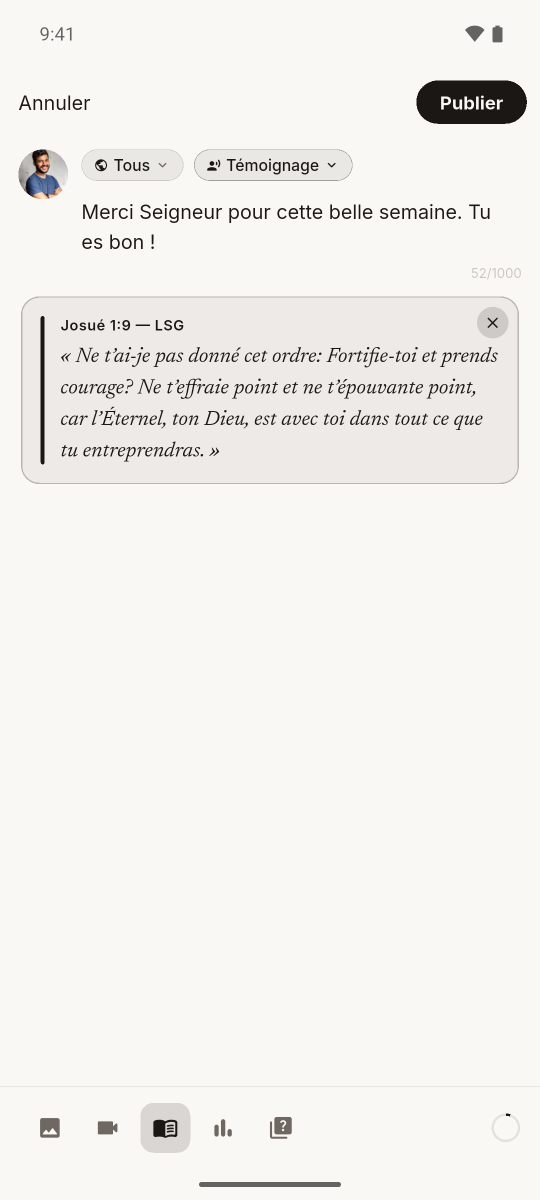
#> input picture videos/rise-presentation/assets/img/04_publier.png, 1080 x 2400 px, found by its file name (shown at 1/2 size)
$ python lifts.py ../assets/img/04_publier.png
#> lines starting #> are read from the running program, lines starting #| are printed output that depends on the picture
"""Pieces of the app screens that lift out of the phone (cut from the real captures).

Each entry: the capture shown on the phone screen, the piece's box in its 1080x2400 pixels, and an
optional patch painted with the page colour (e.g. a floating button that overlaps the piece).
build.py places every piece exactly over its spot on the screen, so it lifts off its own pixels.
Pieces in SHEETS are floating sheets captured over the app's own dimmed backdrop: everything outside
their rounded outline is made transparent (the video dims the screen behind them itself).
Usage: python3 tools/lifts.py            -> assets/lift/<name>.png
       python3 tools/lifts.py --lang en  -> assets/lift_en/<name>.png, from the English captures
"""
import os
import sys
from pathlib import Path

import numpy as np
from PIL import Image

ROOT = Path(__file__).resolve().parents[1]
LANG = sys.argv[sys.argv.index("--lang") + 1] if "--lang" in sys.argv else os.environ.get("RISE_LANG", "fr")
SUFFIX = "" if LANG == "fr" else f"_{LANG}"
CAP = ROOT.parent.parent / "RISE_presentation" / f"1_captures_clair{SUFFIX}"
OUT = ROOT / "assets" / f"lift{SUFFIX}"
PAGE = (250, 248, 245)

LIFTS = {
    # intro, floating: the composer (sharing), the messages (meeting), the quiz streak is in assets/ui
    "composer": ("04_publier.png", (0, 180, 1080, 975), None),
    "messages": ("12_messages.png", (0, 395, 1080, 1365), None),
    # feed: the prompt ("une question"), Sarah's testimony (the + button painted out)
    "feed_prompt": ("02_accueil.png", (0, 330, 1080, 470), None),
    "post_sarah": ("02_accueil.png", (0, 1596, 1080, 2000), (880, 340, 1080, 404)),
    # groups, and what their members say (floating beside the phone)
    "group_1": ("10_groupes.png", (0, 410, 1080, 576), None),
    "group_2": ("10_groupes.png", (0, 608, 1080, 774), None),
    "group_3": ("10_groupes.png", (0, 803, 1080, 970), None),
    "group_4": ("10_groupes.png", (0, 1001, 1080, 1168), None),
    "chat_caleb": ("11_groupe_discussion.png", (20, 700, 800, 960), None),
    "chat_deborah": ("11_groupe_discussion.png", (20, 975, 800, 1175), None),
    "chat_me": ("11_groupe_discussion.png", (300, 1190, 1060, 1360), None),
    "chat_jonathan": ("11_groupe_discussion.png", (20, 1410, 800, 1610), None),
    # prayers: Rebecca's request for her mother, the sheet to share a request
    "prayer_maman": ("06_priere.png", (40, 349, 1036, 945), None),
    "confier_sheet": ("09_confier_une_priere.png", (0, 720, 1080, 2400), None),
    # explorer: the verse of the day
    "verse": ("14_explorer.png", (40, 215, 1040, 905), None),
    # quiz: the first answer (its states are stacked from assets/ui), the "Exact !" sheet
    "quiz_answer": ("17_quiz_question.png", (52, 623, 1029, 770), None),
    "quiz_exact": ("18_quiz_reponse.png", (0, 1660, 1080, 2330), None),
}
SHEETS = {"confier_sheet"}


def sheet_cutout(im):
    """RGBA: the sheet's rounded rectangle, found on its bright surface, with an anti-aliased edge; the
    dimmed backdrop around it transparent, and the rim (a blend of sheet and backdrop) repainted with the
    sheet's own colour so no dark line is left."""
    a = np.asarray(im).astype(float)
    lum = a.mean(axis=2)
    h, w = lum.shape
    bright = lum > 170
    xs = np.where(bright[h // 2])[0]
    x0, x1 = xs.min(), xs.max() + 1
    y0 = 0
    # the corner radius from the left edge's inset near the top: r = (o + d) + sqrt(2 o d)
    radii = []
    for d in range(15, 45, 5):
        row = np.where(bright[y0 + d])[0]
        o = row.min() - x0
        if o > 0:
            radii.append(o + d + np.sqrt(2 * o * d))
    r = float(np.median(radii))
    # the bottom: the last sheet row in a column just past the corner (content in between does not matter)
    y1 = np.where(bright[:, int(x0 + r + 10)])[0].max() + 1
    yy, xx = np.mgrid[0:h, 0:w] + 0.5
    cx, cy, hw, hh = (x0 + x1) / 2, (y0 + y1) / 2, (x1 - x0) / 2, (y1 - y0) / 2
    qx, qy = np.abs(xx - cx) - (hw - r), np.abs(yy - cy) - (hh - r)
    dist = np.hypot(np.maximum(qx, 0), np.maximum(qy, 0)) + np.minimum(np.maximum(qx, qy), 0) - r
    alpha = np.clip(0.5 - dist, 0, 1)
    surface = np.median(a[(dist < -6) & (dist > -12) & bright], axis=0)
    rim = dist > -3
    a[rim] = surface
    out = np.dstack([a, alpha * 255]).round().astype(np.uint8)
    print(f"  sheet {x0}-{x1} x {y0}-{y1}, corner radius {r:.0f}, surface {surface.round()}")
    return Image.fromarray(out, "RGBA")


def main():
    OUT.mkdir(parents=True, exist_ok=True)
    for name, (cap, box, patch) in LIFTS.items():
        im = Image.open(CAP / cap).convert("RGB").crop(box)
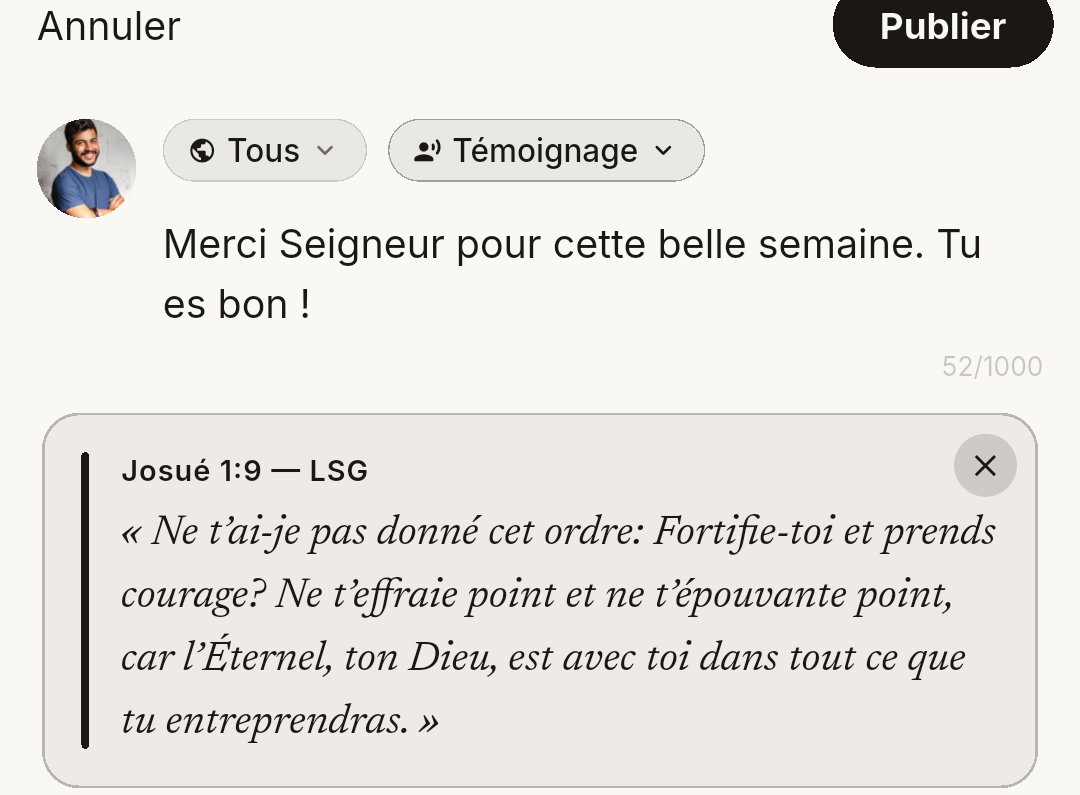
#> im: PIL image 1080x795 RGB; mean R, G, B 231, 228.5, 225.9
        if patch:
            im.paste(PAGE, patch)
        if name in SHEETS:
            im = sheet_cutout(im)
        im.save(OUT / f"{name}.png")
        print(name, im.size)
#| composer (1080, 795)
#> pass 2 of the loop in main, `for name, (cap, box, patch) in LIFTS.items():`:
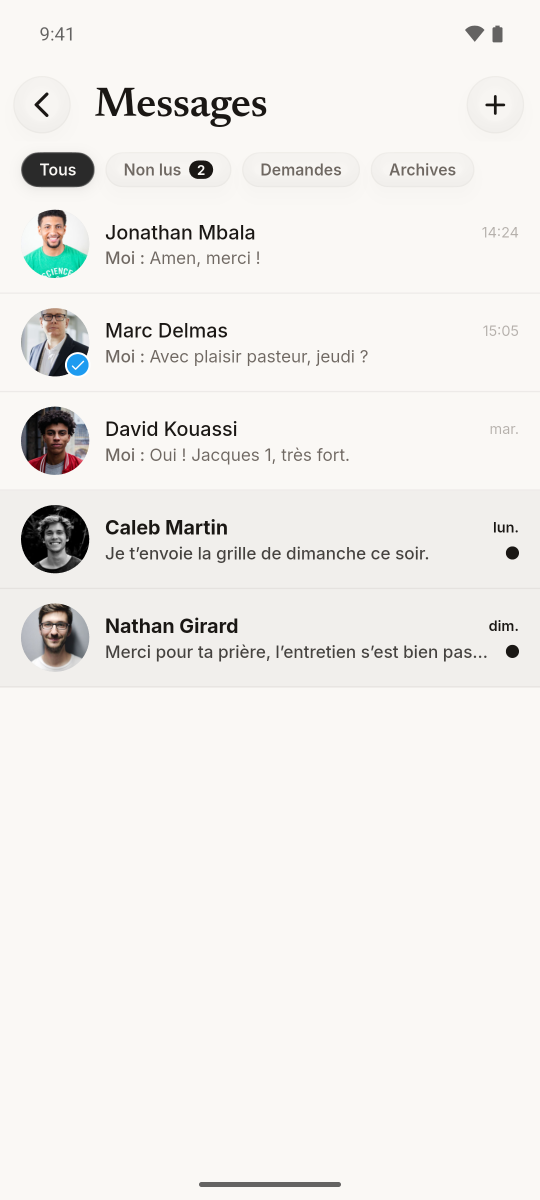
#> input picture RISE_presentation/1_captures_clair/12_messages.png, 1080 x 2400 px (shown at 1/2 size)
#> in main, `im = Image.open(CAP / cap).convert("RGB").crop(box)`:
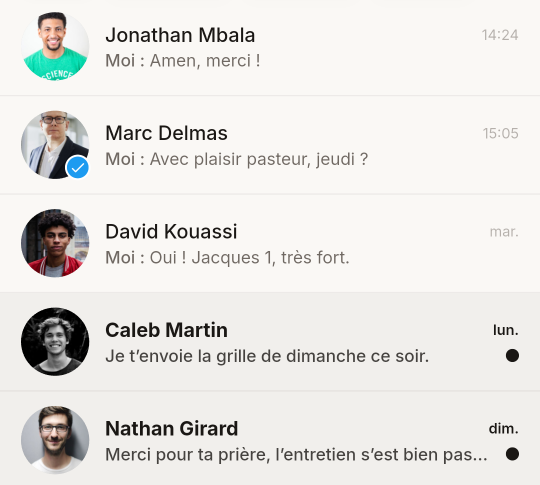
#> im: PIL image 1080x970 RGB (shown at 1/2 size); mean R, G, B 231.1, 229.6, 226.6
#| messages (1080, 970)
#> pass 3 of the loop in main, `for name, (cap, box, patch) in LIFTS.items():`:
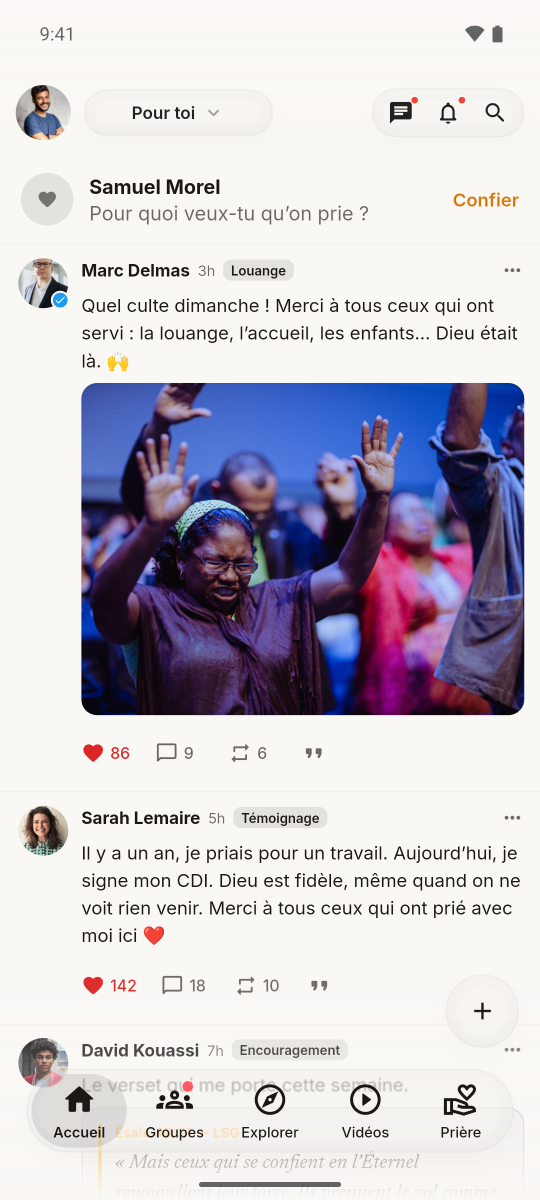
#> input picture videos/rise-presentation/assets/img/02_accueil.png, 1080 x 2400 px, found by its file name (shown at 1/2 size)
#> in main, `im = Image.open(CAP / cap).convert("RGB").crop(box)`:
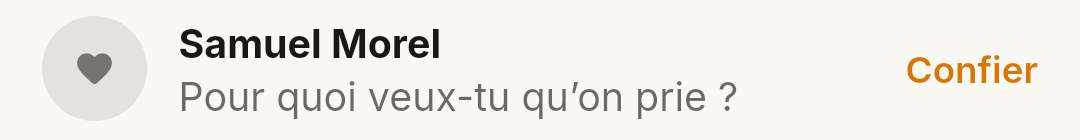
#> im: PIL image 1080x140 RGB; mean R, G, B 239.7, 236.7, 232.7
#| feed_prompt (1080, 140)
#> the loop made 14 passes; the first 3 are shown


if __name__ == "__main__":
#> (the run stopped early here; a loop or call above may not have finished)
